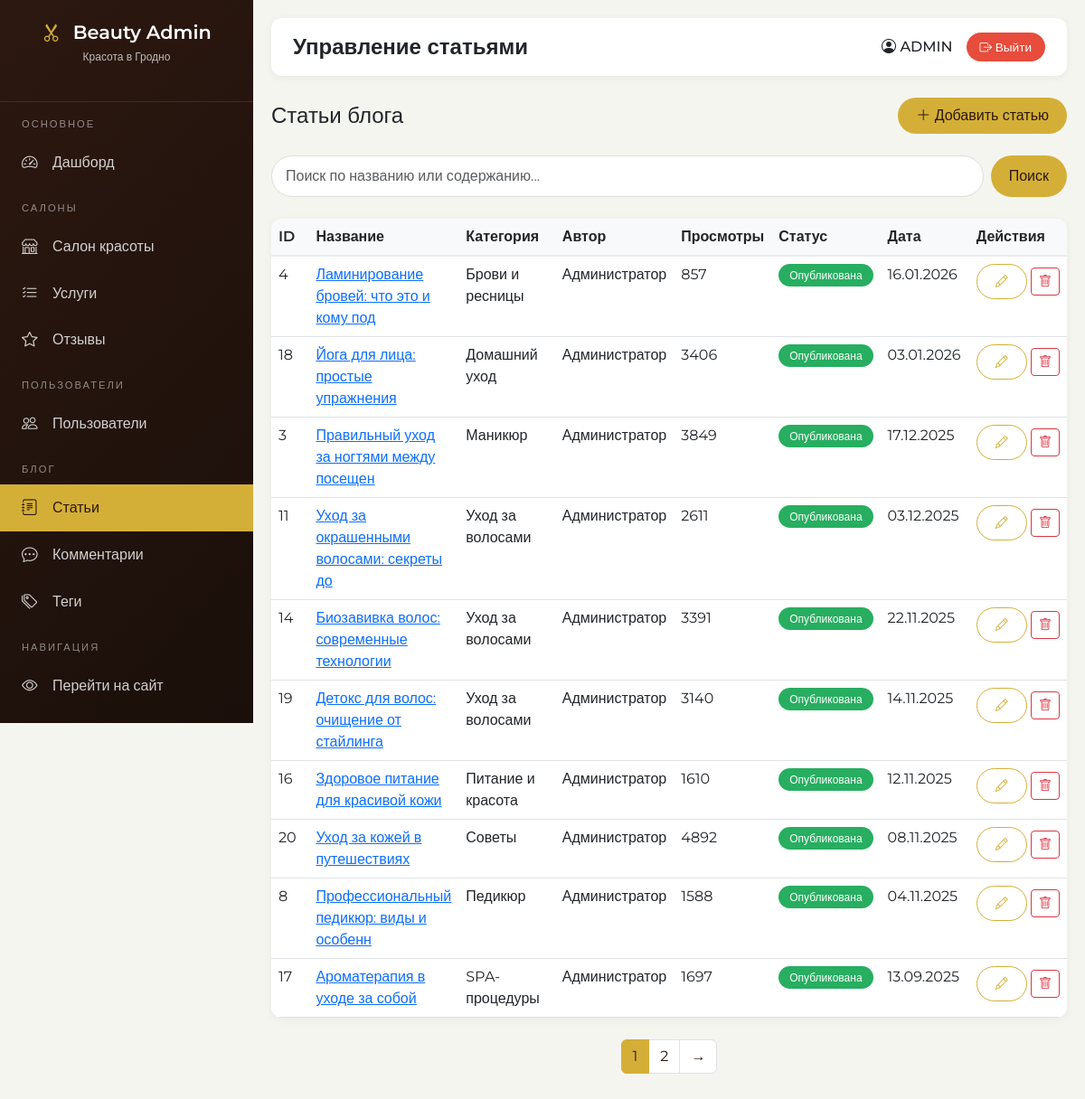
/admin/blog/posts (signed in), run on an earlier commit of the app's database.
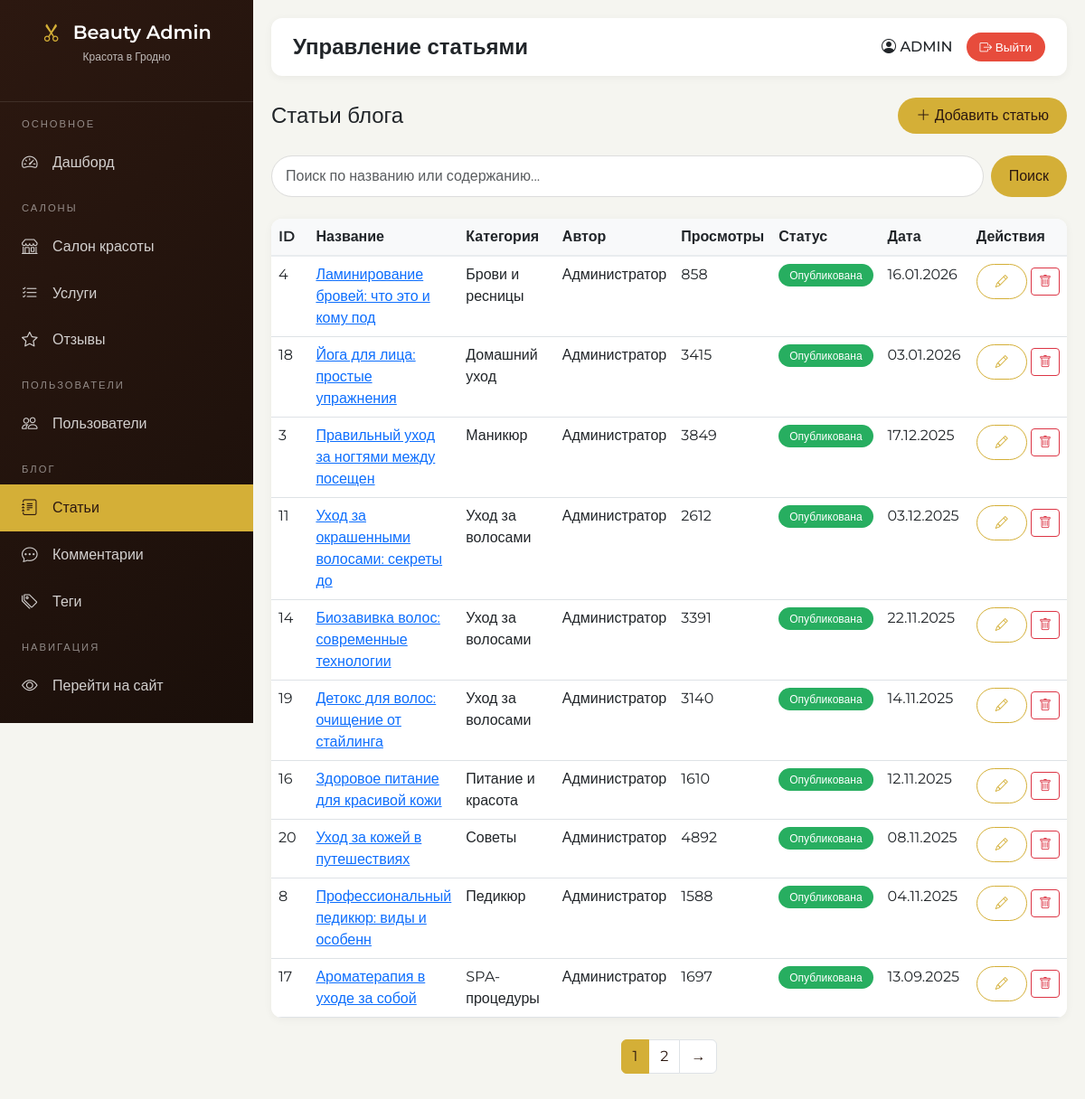
And on a later commit of the database.
### models.py (models this page shows)
class BlogPost(db.Model):
    __tablename__ = 'blog_posts'
    id = db.Column(db.Integer, primary_key=True)
    title = db.Column(db.String(200), nullable=False)
    slug = db.Column(db.String(200), unique=True)
    excerpt = db.Column(db.String(500))
    content = db.Column(db.Text, nullable=False)
    author = db.Column(db.String(100), default='Администратор')
    image_url = db.Column(db.String(300), default='/static/img/default.png')
    category = db.Column(db.String(50))
    is_published = db.Column(db.Boolean, default=True)
    views_count = db.Column(db.Integer, default=0)
    created_at = db.Column(db.DateTime, default=datetime.now)
    updated_at = db.Column(db.DateTime, default=datetime.now, onupdate=datetime.now)
    comments = db.relationship('BlogComment', backref='post', lazy=True, cascade='all, delete-orphan')
    tags = db.relationship('BlogTag', secondary=post_tags, backref=db.backref('posts', lazy=True))

### admin.py (the view, shortened to what this page needs)
@admin_bp.route('/blog/posts')
@login_required
@admin_required
def blog_posts():
    page = request.args.get('page', 1, type=int)
    search = request.args.get('search', '')
    per_page = 10
    query = BlogPost.query
    pagination = query.order_by(desc(BlogPost.created_at)).paginate(page=page, per_page=per_page, error_out=False)
    return render_template('admin/blog-posts.html',
        title='Управление статьями',
        posts=pagination.items,
        pagination=pagination,
        search=search
    )

### admin.py (called while the page is built)
def admin_required(f):
    @wraps(f)
    def decorated_function(*args, **kwargs):
        if not current_user.is_authenticated or not current_user.is_admin:
            abort(403)
        return f(*args, **kwargs)
    return decorated_function

### app.py (called while the page is built)
@login_manager.user_loader
def load_user(user_id):
    return User.query.get(int(user_id))

@app.context_processor
def inject_now():
    return {'now': datetime.now()}

@app.context_processor
def inject_user():
    user_favorites = []
    if current_user.is_authenticated:
        user_favorites = [s.id for s in current_user.favorite_salons.all()]
    return {
        'current_user': current_user,
        'user_favorites': user_favorites
    }

### templates/admin/blog-posts.html (shortened to what this page needs)
{% extends "admin/base.html" %}
{% block content %}
<div class="d-flex justify-content-between align-items-center mb-4">
    <h4 class="mb-0">Статьи блога</h4>
    <a href="{{ url_for('admin.add_blog_post') }}" class="btn btn-beauty">
        <i class="bi bi-plus-lg"></i> Добавить статью
    </a>
</div>
<div class="search-bar">
    <form method="get" class="d-flex gap-2 w-100">
        <input type="text" name="search" class="form-control" placeholder="Поиск по названию или содержанию..." value="{{ search }}">
        <button type="submit" class="btn btn-beauty">Поиск</button>
    </form>
</div>
<div class="admin-table">
    <div class="table-responsive">
        <table class="table table-hover">
            <thead>
                <tr>
                    <th style="width: 50px;">ID</th>
                    <th>Название</th>
                    <th style="width: 120px;">Категория</th>
                    <th style="width: 100px;">Автор</th>
                    <th style="width: 80px;">Просмотры</th>
                    <th style="width: 120px;">Статус</th>
                    <th style="width: 100px;">Дата</th>
                    <th style="width: 100px;">Действия</th>
                </tr>
            </thead>
            <tbody>
                {% for post in posts %}
                <tr>
                    <td>{{ post.id }}</td>
                    <td><a href="/blog/{{ post.slug }}" target="_blank">{{ post.title[:40] }}</a></td>
                    <td>{{ post.category or '-' }}</td>
                    <td>{{ post.author }}</td>
                    <td>{{ post.views_count }}</td>
                    <td>{% if post.is_published %}<span class="badge-active">Опубликована</span>{% else %}<span class="badge-inactive">Черновик</span>{% endif %}</td>
                    <td>{{ post.created_at.strftime('%d.%m.%Y') }}</td>
                    <td class="text-nowrap">
                        <a href="{{ url_for('admin.edit_blog_post', id=post.id) }}" class="btn btn-sm btn-outline-beauty">
                            <i class="bi bi-pencil"></i>
                        </a>
                        <form method="post" action="{{ url_for('admin.delete_blog_post', id=post.id) }}" class="d-inline delete-confirm">
                            <button type="submit" class="btn btn-sm btn-outline-danger">
                                <i class="bi bi-trash"></i>
                            </button>
                        </form>
                    </td>
                </tr>
                {% endfor %}
            </tbody>
        </table>
    </div>
</div>
{% if pagination.pages > 1 %}
<nav>
    <ul class="pagination justify-content-center">
        {% for page_num in pagination.iter_pages() %}
            {% if page_num %}
                <li class="page-item {% if page_num == pagination.page %}active{% endif %}">
                    <a class="page-link" href="?page={{ page_num }}{% if search %}&search={{ search }}{% endif %}">{{ page_num }}</a>
                </li>
            {% else %}
                <li class="page-item disabled"><span class="page-link">...</span></li>
            {% endif %}
        {% endfor %}
        {% if pagination.has_next %}
        <li class="page-item"><a class="page-link" href="?page={{ pagination.next_num }}{% if search %}&search={{ search }}{% endif %}">→</a></li>
        {% endif %}
    </ul>
</nav>
{% endif %}
{% endblock %}

What changed in the data, as far as the page shows it:
changed BlogPost "Ламинирование бровей: что это и кому под": views_count "857" → "858"
changed BlogPost "Йога для лица: простые упражнения": views_count "3406" → "3415"
changed BlogPost "Уход за окрашенными волосами: секреты до": views_count "2611" → "2612"
